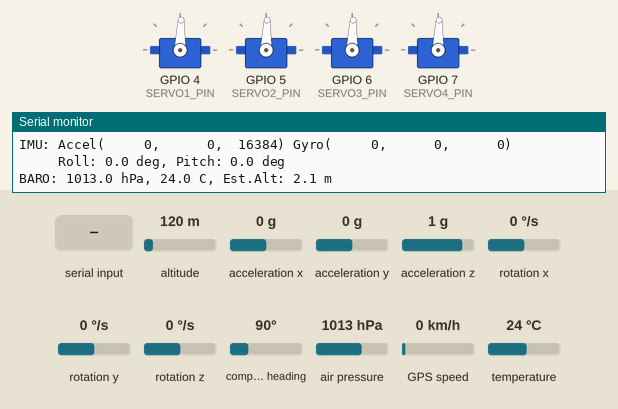
This sketch was run on a simulated ESP32-S3. On the bench: 4 × servo, the last lines printed to the serial monitor. The inputs (shaded band) are chosen by the test bench; at power-on: altitude 120 m, acceleration x 0 g, acceleration y 0 g, acceleration z 1 g, rotation x 0 °/s, rotation y 0 °/s, rotation z 0 °/s, compass heading 90°, air pressure 1013 hPa, GPS speed 0 km/h, temperature 24 °C. The GPS gets a fix after 3 s at 37.7749, -122.4194 with 8 satellites; servo pulses on a pin are drawn as a servo (544–2400 µs = 0–180°).

Above: at 3.3 s.
3.4 s: "s" received over Serial
At 4.3 s:
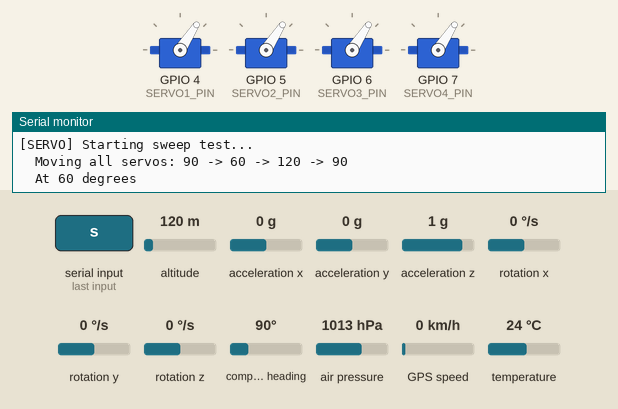
6.9 s: "1" received over Serial
At 7.45 s:
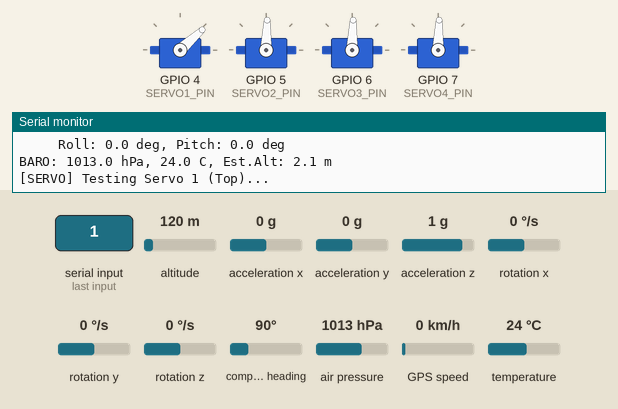
18.3 s: "2" received over Serial
At 18.85 s:
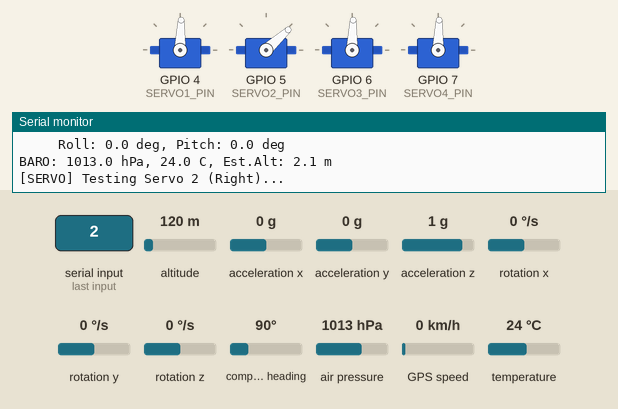
Timing chart, 0 to 21.7 s (numbered marks = the images above; inputs shaded):
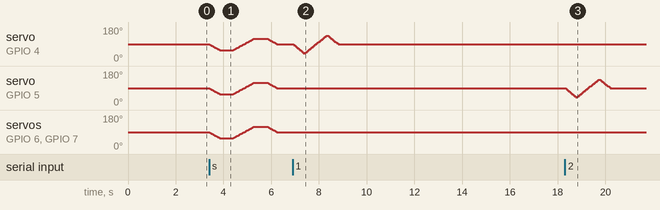

The sketch:

orb_test.ino
```cpp
/*
 * ORB TEST FIRMWARE
 * ESP32-S3-DevKit C N16R8 + GY-NEO6MV2 GPS
 *
 * Tests all components:
 * - I2C scan for MPU6050 and BMP280
 * - GPS NMEA parsing
 * - Servo sweep
 *
 * Upload this first to verify all wiring is correct.
 *
 * Uses native LEDC PWM for servos (no ESP32Servo library needed)
 */

#include <Wire.h>
#include <TinyGPSPlus.h>
#include <MPU6050.h>
#include <Adafruit_BMP280.h>

// ============== PIN DEFINITIONS ==============
// ESP32-S3-DevKit C N16R8
#define SERVO1_PIN 4     // GPIO4 - Top fin
#define SERVO2_PIN 5     // GPIO5 - Right fin
#define SERVO3_PIN 6     // GPIO6 - Bottom fin
#define SERVO4_PIN 7     // GPIO7 - Left fin

#define GPS_TX_PIN 16    // ESP TX -> GPS RX
#define GPS_RX_PIN 17    // ESP RX <- GPS TX

#define I2C_SDA 18       // GPIO18
#define I2C_SCL 8        // GPIO8

// ============== SERVO PWM CONFIG ==============
// Using LEDC for servo PWM (50Hz, ~500-2400us pulse)
#define SERVO_FREQ 50
#define SERVO_RESOLUTION 14  // 14-bit resolution (16384 steps)
// At 50Hz with 14-bit: 1 tick = 1.22us
// 500us  = ~410 ticks  (0 degrees)
// 1500us = ~1228 ticks (90 degrees)
// 2400us = ~1966 ticks (180 degrees)
#define SERVO_MIN_TICKS 410
#define SERVO_MAX_TICKS 1966

const int servoPins[4] = {SERVO1_PIN, SERVO2_PIN, SERVO3_PIN, SERVO4_PIN};

// ============== OBJECTS ==============
TinyGPSPlus gps;
HardwareSerial gpsSerial(1);  // Use UART1
MPU6050 mpu;
Adafruit_BMP280 bmp;

// ============== STATE ==============
bool mpuFound = false;
bool bmpFound = false;
int servoAngle = 90;
int servoDirection = 1;

// ============== SERVO FUNCTIONS (LEDC) ==============
void servoSetup() {
    for (int i = 0; i < 4; i++) {
        ledcAttach(servoPins[i], SERVO_FREQ, SERVO_RESOLUTION);
    }
}

void servoWrite(int channel, int angle) {
    // Constrain angle to 0-180
    angle = constrain(angle, 0, 180);
    // Map angle to PWM ticks
    int ticks = map(angle, 0, 180, SERVO_MIN_TICKS, SERVO_MAX_TICKS);
    ledcWrite(servoPins[channel], ticks);
}

void servoWriteAll(int angle) {
    for (int i = 0; i < 4; i++) {
        servoWrite(i, angle);
    }
}

void setup() {
    // Initialize USB Serial
    Serial.begin(115200);
    delay(2000);  // Wait for serial monitor

    Serial.println();
    Serial.println("================================");
    Serial.println("   ORB TEST FIRMWARE v1.0");
    Serial.println("   ESP32-S3-DevKit C N16R8");
    Serial.println("================================");
    Serial.println();

    // Initialize I2C
    Serial.println("[I2C] Initializing...");
    Wire.begin(I2C_SDA, I2C_SCL);
    delay(100);

    // I2C Bus Scan
    Serial.println("[I2C] Scanning bus...");
    scanI2C();

    // Initialize GPS Serial
    Serial.println("\n[GPS] Initializing UART1...");
    gpsSerial.begin(9600, SERIAL_8N1, GPS_RX_PIN, GPS_TX_PIN);
    Serial.println("[GPS] GY-NEO6MV2 @ 9600 baud");
    Serial.println("[GPS] Waiting for data... (may take 30-60s for fix outdoors)");

    // Initialize MPU6050
    Serial.println("\n[IMU] Initializing MPU6050...");
    mpu.initialize();
    if (mpu.testConnection()) {
        Serial.println("[IMU] MPU6050 connected OK!");
        mpuFound = true;
    } else {
        Serial.println("[IMU] ERROR: MPU6050 not responding!");
        Serial.println("[IMU] Check: SDA->GPIO18, SCL->GPIO8, AD0->GND");
    }

    // Initialize BMP280
    Serial.println("\n[BARO] Initializing BMP280...");
    if (bmp.begin(0x76)) {
        Serial.println("[BARO] BMP280 connected OK!");
        bmpFound = true;
        // Configure for weather monitoring
        bmp.setSampling(Adafruit_BMP280::MODE_NORMAL,
                        Adafruit_BMP280::SAMPLING_X2,    // temp
                        Adafruit_BMP280::SAMPLING_X16,   // pressure
                        Adafruit_BMP280::FILTER_X16,
                        Adafruit_BMP280::STANDBY_MS_500);
    } else {
        Serial.println("[BARO] ERROR: BMP280 not found at 0x76!");
        Serial.println("[BARO] Check: CSB->3.3V for address 0x76");
        // Try alternate address
        if (bmp.begin(0x77)) {
            Serial.println("[BARO] Found at alternate address 0x77");
            bmpFound = true;
        }
    }

    // Initialize Servos using LEDC
    Serial.println("\n[SERVO] Initializing servos (LEDC PWM)...");
    servoSetup();

    // Center all servos
    servoWriteAll(90);
    Serial.println("[SERVO] All servos centered to 90 degrees");

    // Print summary
    Serial.println();
    Serial.println("================================");
    Serial.println("   SETUP COMPLETE");
    Serial.println("================================");
    Serial.println();
    Serial.println("Commands (type in Serial Monitor):");
    Serial.println("  s - Servo sweep test");
    Serial.println("  c - Center all servos");
    Serial.println("  i - I2C rescan");
    Serial.println("  g - Show GPS raw data");
    Serial.println("  1-4 - Move individual servo");
    Serial.println();
}

void loop() {
    static unsigned long lastPrint = 0;
    static unsigned long lastGpsCheck = 0;
    static bool showRawGps = false;

    // Read GPS continuously
    while (gpsSerial.available()) {
        char c = gpsSerial.read();
        gps.encode(c);
        if (showRawGps) {
            Serial.print(c);  // Echo raw NMEA
        }
    }

    // Process serial commands
    if (Serial.available()) {
        char cmd = Serial.read();
        processCommand(cmd);
    }

    // Print sensor data every 2 seconds
    if (millis() - lastPrint >= 2000) {
        lastPrint = millis();
        printSensorData();
    }
}

void scanI2C() {
    byte count = 0;
    for (byte addr = 1; addr < 127; addr++) {
        Wire.beginTransmission(addr);
        byte error = Wire.endTransmission();
        if (error == 0) {
            Serial.printf("  Found device at 0x%02X", addr);
            if (addr == 0x68) Serial.print(" <- MPU6050");
            if (addr == 0x69) Serial.print(" <- MPU6050 (AD0=VCC)");
            if (addr == 0x76) Serial.print(" <- BMP280");
            if (addr == 0x77) Serial.print(" <- BMP280 (alt addr)");
            Serial.println();
            count++;
        }
    }
    if (count == 0) {
        Serial.println("  No I2C devices found!");
        Serial.println("  Check wiring: SDA=GPIO18, SCL=GPIO8");
    } else {
        Serial.printf("  Found %d device(s)\n", count);
    }
}

void printSensorData() {
    Serial.println("--- SENSOR READINGS ---");

    // GPS Status
    Serial.print("GPS: ");
    if (gps.location.isValid()) {
        Serial.printf("%.6f, %.6f", gps.location.lat(), gps.location.lng());
        if (gps.altitude.isValid()) {
            Serial.printf(" Alt: %.1fm", gps.altitude.meters());
        }
    } else {
        Serial.print("No fix");
    }
    Serial.printf(" | Sats: %d", gps.satellites.value());
    Serial.printf(" | Chars: %lu", gps.charsProcessed());
    if (gps.charsProcessed() < 10) {
        Serial.print(" [Check GPS wiring!]");
    }
    Serial.println();

    // IMU
    if (mpuFound) {
        int16_t ax, ay, az, gx, gy, gz;
        mpu.getMotion6(&ax, &ay, &az, &gx, &gy, &gz);
        Serial.printf("IMU: Accel(%6d, %6d, %6d) Gyro(%6d, %6d, %6d)\n",
                      ax, ay, az, gx, gy, gz);

        // Calculate rough orientation
        float roll = atan2(ay, az) * 180.0 / PI;
        float pitch = atan2(-ax, sqrt(ay*ay + az*az)) * 180.0 / PI;
        Serial.printf("     Roll: %.1f deg, Pitch: %.1f deg\n", roll, pitch);
    } else {
        Serial.println("IMU: NOT CONNECTED");
    }

    // Barometer
    if (bmpFound) {
        float pressure = bmp.readPressure() / 100.0;  // hPa
        float temp = bmp.readTemperature();
        float altitude = bmp.readAltitude(1013.25);   // Sea level pressure
        Serial.printf("BARO: %.1f hPa, %.1f C, Est.Alt: %.1f m\n",
                      pressure, temp, altitude);
    } else {
        Serial.println("BARO: NOT CONNECTED");
    }

    Serial.println();
}

void processCommand(char cmd) {
    switch (cmd) {
        case 's':
        case 'S':
            servoSweepTest();
            break;

        case 'c':
        case 'C':
            centerServos();
            break;

        case 'i':
        case 'I':
            Serial.println("\n[I2C] Rescanning...");
            scanI2C();
            break;

        case 'g':
        case 'G':
            Serial.println("\n[GPS] Showing raw NMEA for 10 seconds...");
            showRawGpsData();
            break;

        case '1':
            testSingleServo(0);
            break;
        case '2':
            testSingleServo(1);
            break;
        case '3':
            testSingleServo(2);
            break;
        case '4':
            testSingleServo(3);
            break;
    }
}

void servoSweepTest() {
    Serial.println("\n[SERVO] Starting sweep test...");
    Serial.println("  Moving all servos: 90 -> 60 -> 120 -> 90");

    // Move to 60 degrees
    for (int angle = 90; angle >= 60; angle -= 2) {
        servoWriteAll(angle);
        delay(30);
    }
    Serial.println("  At 60 degrees");
    delay(500);

    // Move to 120 degrees
    for (int angle = 60; angle <= 120; angle += 2) {
        servoWriteAll(angle);
        delay(30);
    }
    Serial.println("  At 120 degrees");
    delay(500);

    // Return to center
    for (int angle = 120; angle >= 90; angle -= 2) {
        servoWriteAll(angle);
        delay(30);
    }
    Serial.println("  Back to 90 degrees (center)");
    Serial.println("[SERVO] Sweep test complete!\n");
}

void centerServos() {
    Serial.println("\n[SERVO] Centering all servos to 90 degrees...");
    servoWriteAll(90);
    Serial.println("[SERVO] Done.\n");
}

void testSingleServo(int servoNum) {
    const char* names[] = {"Top", "Right", "Bottom", "Left"};
    Serial.printf("\n[SERVO] Testing Servo %d (%s)...\n", servoNum + 1, names[servoNum]);

    // Sweep this servo only
    for (int angle = 90; angle >= 45; angle -= 5) {
        servoWrite(servoNum, angle);
        delay(50);
    }
    for (int angle = 45; angle <= 135; angle += 5) {
        servoWrite(servoNum, angle);
        delay(50);
    }
    for (int angle = 135; angle >= 90; angle -= 5) {
        servoWrite(servoNum, angle);
        delay(50);
    }
    Serial.printf("[SERVO] Servo %d test complete.\n\n", servoNum + 1);
}

void showRawGpsData() {
    unsigned long startTime = millis();
    int charCount = 0;

    while (millis() - startTime < 10000) {  // 10 seconds
        while (gpsSerial.available()) {
            char c = gpsSerial.read();
            Serial.print(c);
            gps.encode(c);
            charCount++;
        }
    }

    Serial.println();
    Serial.printf("\n[GPS] Received %d characters in 10 seconds.\n", charCount);
    if (charCount == 0) {
        Serial.println("[GPS] WARNING: No data received!");
        Serial.println("      Check: TX->GPIO17, RX->GPIO16, VCC->3.3V");
    }
    Serial.println();
}
```
